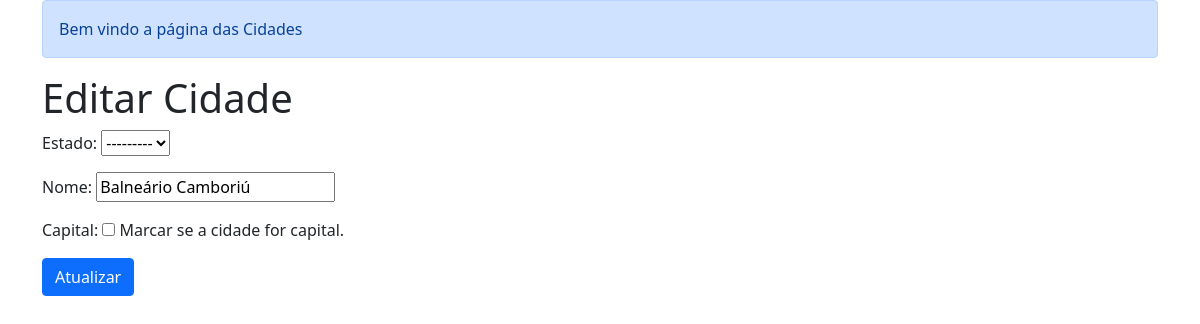
Page /update/24/ (signed in) on the earlier database version.
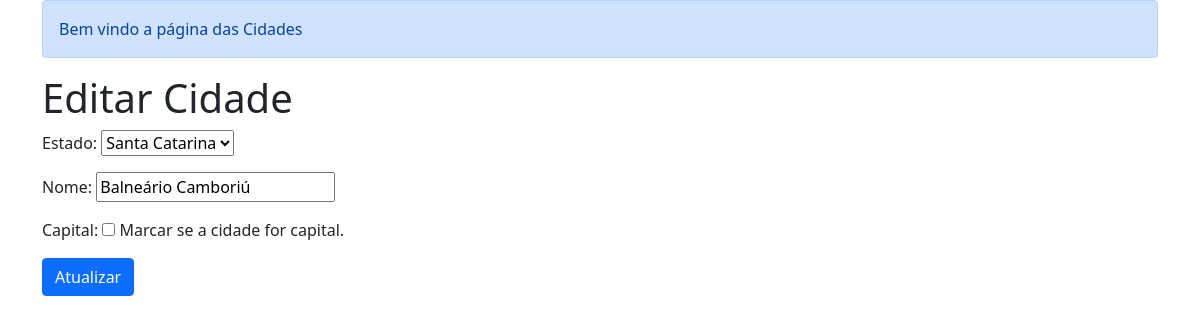
Same page on the later database version.
### cadastros/models.py (models this page shows, shortened)
class Cidade(models.Model):
    estado = models.ForeignKey(Estado, on_delete=models.PROTECT, null=True, blank=False)
    nome = models.CharField(max_length=100, unique=True)
    capital = models.BooleanField(default=False, help_text=" Marcar se a cidade for capital.")
    class Meta:
        verbose_name = 'Cidade'
        verbose_name_plural = 'Cidades'

class Estado(models.Model):
    pais = models.ForeignKey(Pais, on_delete=models.PROTECT)
    nome = models.CharField(max_length=100, unique=True)
    def __str__(self):
        return self.nome
    class Meta:
        verbose_name = 'Estado'
        verbose_name_plural = 'Estados'
        ordering = ('nome', )

### cadastros/views.py (the view)
# urls.py: path('update/<int:pk>/', login_required(CidadeUpdate.as_view()), name='edita-cidade'),
class CidadeUpdate(UpdateView, SuccessMessageMixin):
    model = Cidade
    form_class = CidadeForm
    template_name = 'cadastros/edita_cidades.html'
    success_url = reverse_lazy('cidades-list')
    success_message = 'Cadastro atualizado com sucesso!'

### cadastros/forms.py
class CidadeForm(forms.ModelForm):
    class Meta:
        model = Cidade
        fields = '__all__'

### cadastros/templates/cadastros/edita_cidades.html (shortened to what this page needs)
{% extends 'base.html' %}
{% block conteudo %}
    <h1>Editar Cidade</h1>
    <form method="POST">
        {{ form.as_p }}
        <input type="submit" value="Atualizar" class="btn btn-primary" >
    </form>
{% endblock %}

Differences in the rows shown:
changed Cidade: estado "---------" → "Santa Catarina"
added Estado: nome "Balneário Camboriú"
